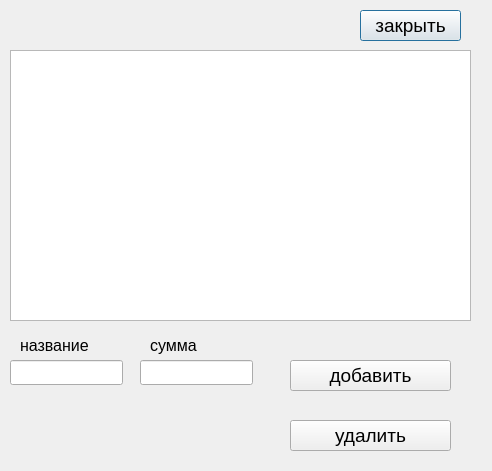
<?xml version="1.0" encoding="UTF-8"?>
<ui version="4.0">
 <class>Account</class>
 <widget class="QDialog" name="Account">
  <property name="geometry">
   <rect>
    <x>0</x>
    <y>0</y>
    <width>492</width>
    <height>471</height>
   </rect>
  </property>
  <property name="windowTitle">
   <string>счет</string>
  </property>
  <widget class="QTableView" name="account_table_view">
   <property name="geometry">
    <rect>
     <x>10</x>
     <y>50</y>
     <width>461</width>
     <height>271</height>
    </rect>
   </property>
   <property name="font">
    <font>
     <pointsize>14</pointsize>
    </font>
   </property>
  </widget>
  <widget class="QPushButton" name="exit_button">
   <property name="geometry">
    <rect>
     <x>360</x>
     <y>10</y>
     <width>101</width>
     <height>31</height>
    </rect>
   </property>
   <property name="font">
    <font>
     <pointsize>14</pointsize>
    </font>
   </property>
   <property name="text">
    <string>закрыть</string>
   </property>
  </widget>
  <widget class="QPushButton" name="add_button">
   <property name="geometry">
    <rect>
     <x>290</x>
     <y>360</y>
     <width>161</width>
     <height>31</height>
    </rect>
   </property>
   <property name="font">
    <font>
     <pointsize>14</pointsize>
    </font>
   </property>
   <property name="text">
    <string>добавить</string>
   </property>
  </widget>
  <widget class="QPushButton" name="remove_button">
   <property name="geometry">
    <rect>
     <x>290</x>
     <y>420</y>
     <width>161</width>
     <height>31</height>
    </rect>
   </property>
   <property name="font">
    <font>
     <pointsize>14</pointsize>
    </font>
   </property>
   <property name="text">
    <string>удалить</string>
   </property>
  </widget>
  <widget class="QLineEdit" name="name">
   <property name="geometry">
    <rect>
     <x>10</x>
     <y>360</y>
     <width>113</width>
     <height>25</height>
    </rect>
   </property>
   <property name="font">
    <font>
     <pointsize>14</pointsize>
    </font>
   </property>
  </widget>
  <widget class="QLineEdit" name="summ">
   <property name="geometry">
    <rect>
     <x>140</x>
     <y>360</y>
     <width>113</width>
     <height>25</height>
    </rect>
   </property>
   <property name="font">
    <font>
     <pointsize>14</pointsize>
    </font>
   </property>
  </widget>
  <widget class="QLabel" name="name_label">
   <property name="geometry">
    <rect>
     <x>20</x>
     <y>330</y>
     <width>91</width>
     <height>31</height>
    </rect>
   </property>
   <property name="font">
    <font>
     <pointsize>12</pointsize>
    </font>
   </property>
   <property name="text">
    <string>название</string>
   </property>
  </widget>
  <widget class="QLabel" name="summ_label">
   <property name="geometry">
    <rect>
     <x>150</x>
     <y>330</y>
     <width>71</width>
     <height>31</height>
    </rect>
   </property>
   <property name="font">
    <font>
     <pointsize>12</pointsize>
    </font>
   </property>
   <property name="text">
    <string>сумма</string>
   </property>
  </widget>
 </widget>
 <resources/>
 <connections/>
</ui>
